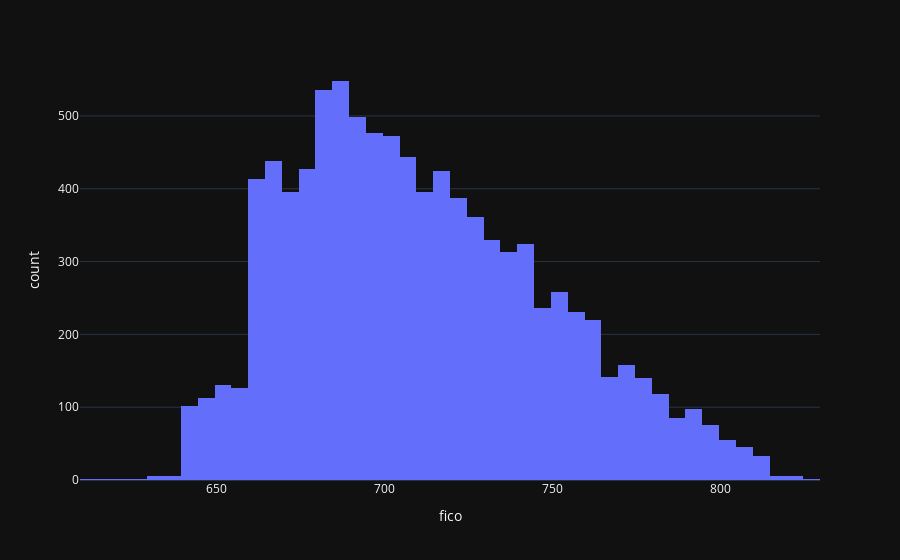
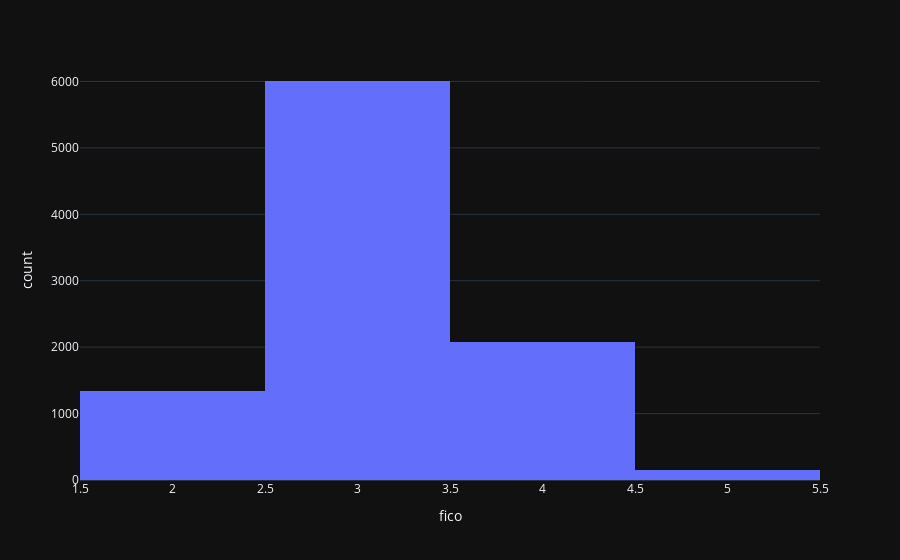

The notebook cell these images were saved under, in order:
### Code cell
from re import X
ficoFig = px.histogram(data2, x="fico")
ficoFig.show()

fico = data2['fico']
fico[fico >= 800] = 5
fico[fico >= 740] = 4
fico[fico >= 670] = 3
fico[fico >= 580] = 2
fico[fico >= 300] = 1
data2['fico'] = fico

revolUtilFig2 = px.histogram(data2, x="fico")
revolUtilFig2.show()

### Figure 1 — Plotly figure (JSON) as saved in the notebook; plotly's stock layout.template omitted (floating-point values rounded to 4 significant figures; data arrays with more than 128 entries replaced by an {"elided": "..."} marker saying what was removed)
{"data": [{"alignmentgroup": "True", "bingroup": "x", "hovertemplate": "fico=%{x}<br>count=%{y}<extra></extra>", "legendgroup": "", "marker": {"color": "#636efa", "pattern": {"shape": ""}}, "name": "", "offsetgroup": "", "orientation": "v", "showlegend": false, "x": {"elided": "9578 int values"}, "xaxis": "x", "yaxis": "y", "type": "histogram"}], "layout": {"xaxis": {"anchor": "y", "domain": [0.0, 1.0], "title": {"text": "fico"}}, "yaxis": {"anchor": "x", "domain": [0.0, 1.0], "title": {"text": "count"}}, "legend": {"tracegroupgap": 0}, "margin": {"t": 60}, "barmode": "relative"}}

### Figure 2 — Plotly figure (JSON) as saved in the notebook; plotly's stock layout.template omitted (floating-point values rounded to 4 significant figures; data arrays with more than 128 entries replaced by an {"elided": "..."} marker saying what was removed)
{"data": [{"alignmentgroup": "True", "bingroup": "x", "hovertemplate": "fico=%{x}<br>count=%{y}<extra></extra>", "legendgroup": "", "marker": {"color": "#636efa", "pattern": {"shape": ""}}, "name": "", "offsetgroup": "", "orientation": "v", "showlegend": false, "x": {"elided": "9578 int values"}, "xaxis": "x", "yaxis": "y", "type": "histogram"}], "layout": {"xaxis": {"anchor": "y", "domain": [0.0, 1.0], "title": {"text": "fico"}}, "yaxis": {"anchor": "x", "domain": [0.0, 1.0], "title": {"text": "count"}}, "legend": {"tracegroupgap": 0}, "margin": {"t": 60}, "barmode": "relative"}}
